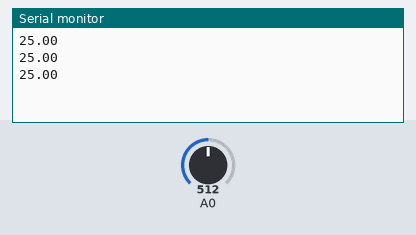
A sketch run on a simulated Arduino Uno, built with avr-gcc and run on an emulated ATmega328P. Parts: the last lines printed to the serial monitor. Inputs (shaded band) come from the test bench; at power-on: A0 = 512.

Above: at 1.3 s.
1.4 s: A0 set to 0
At 1.9 s:
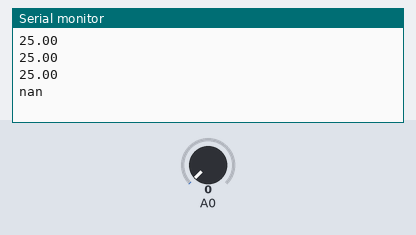
3.5 s: A0 set to 122
At 3.9 s:
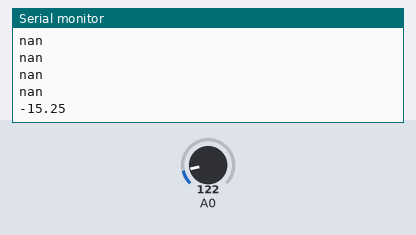

Measured:
- after the input at 1.4 s, the serial monitor: prints a new line after 0.10 s (image 1)
- after the input at 3.5 s, the serial monitor: prints a new line at once (image 2)

The sketch:

arudino_sicaklik_olcumu.ino
```cpp
#include <math.h>

void setup()
{
  Serial.begin(9600);
}

double Termistor(int Analog_Okuma)
{
  double Sicaklik_Degeri;
  Sicaklik_Degeri = log(((10240000 / Analog_Okuma) - 10000));
  Sicaklik_Degeri = 1 / (0.001129148 + (0.000234125 + (0.0000000876741 * Sicaklik_Degeri * Sicaklik_Degeri )) * Sicaklik_Degeri );
  Sicaklik_Degeri = Sicaklik_Degeri - 273.15;
  return Sicaklik_Degeri;
}

void loop()
{
  int Deger;
  double Sicaklik_Degeri;
  Deger = analogRead(A0);
  Sicaklik_Degeri = Termistor(Deger);
  Serial.println(Sicaklik_Degeri);
  delay(500);
}
```
